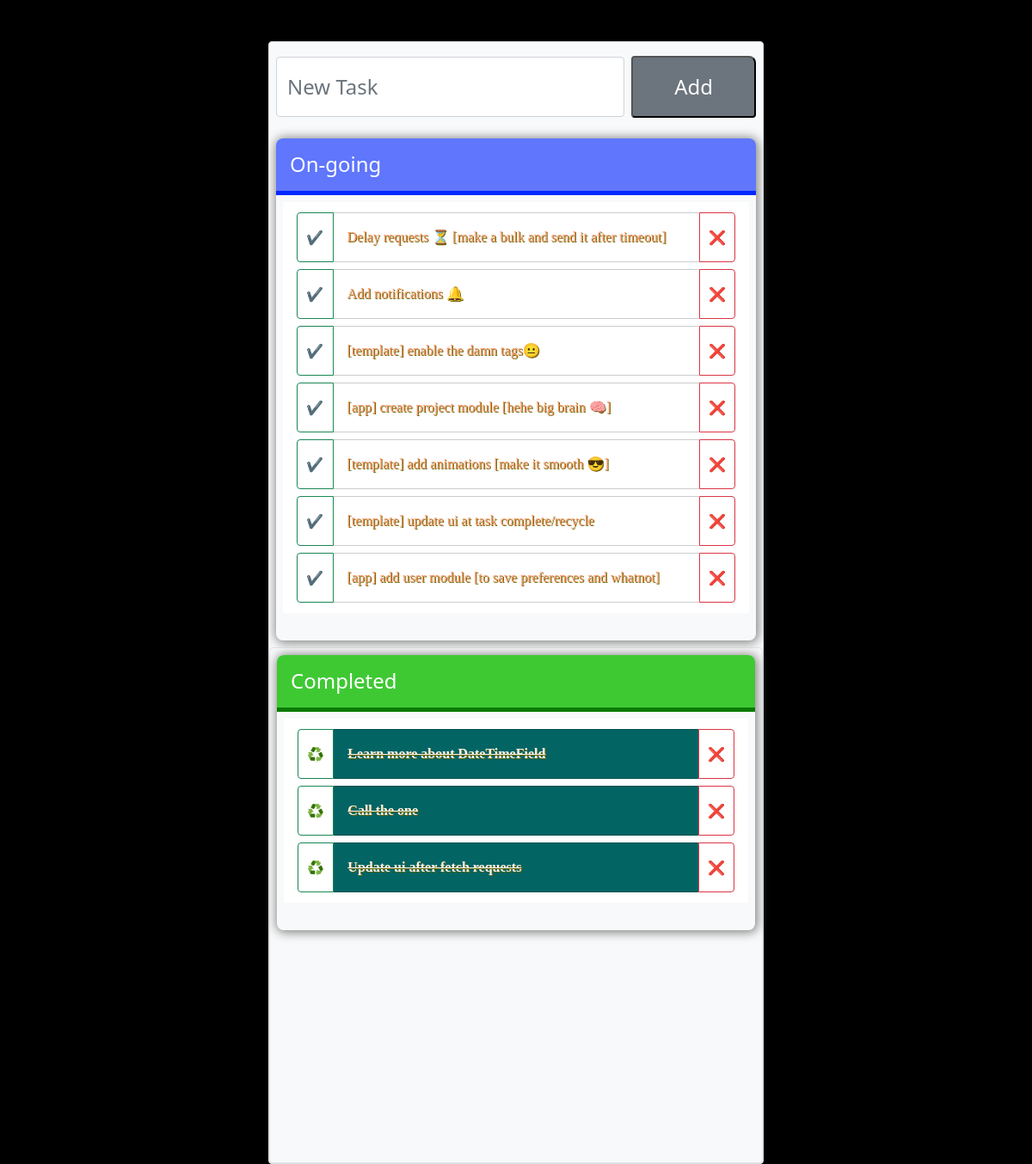
The page / on the database its author committed.
### task_manager/models.py (models this page shows, shortened)
class Task(models.Model):
    text = models.CharField(max_length=200, null=False, blank=False)
    tags = models.ManyToManyField(Tag, blank=True)
    create_date = models.DateField()
    last_update = models.DateField()
    completed = models.BooleanField(default=False)

### task_manager/views.py (the view)
# urls.py: path('', views.index, name='index'),
@ensure_csrf_cookie
@require_http_methods(["GET","POST"])
def index(request):
    try:
        tasks = Task.objects.order_by('last_update')
    except(Task.DoesNotExist):
        tasks = []
    return render(request, 'index.html', {'tasks': tasks})

### task_manager/templates/index.html (shortened to what this page needs)
{% load static %}
<!DOCTYPE html>
<html lang="en">
<head>
    <link rel="stylesheet" type="text/css" href="{% static 'css/bootstrap.min.css' %}">
    <link rel="stylesheet" type="text/css" href="{% static 'css/custom.css' %}">
</head>
<body class="">
    <div class="container vh-100 w-50 py-5">
        <div class="border rounded-top rounded text-light bg-light" id="app">
            {% if tasks %}
            <div class="form d-flex justify-content-between align-items-center p-2">
                <input type="text" name="task_text" placeholder="New Task" id="" class="form-control fs-4 py-3 my-2">
                <input type="button" value="Add" id="add_btn" class="form-control-s fs-4 text-white bg-secondary rounded py-3 px-5 ms-2 my-2">
            </div>
            <div class="task-container m-2 pb-3">
                <div class="task-container-header header-ongoing ps-3 d-flex justify-content-between align-items-center">
                    <h4 class="m-0 p-0 py-3 text-left">On-going</h4>
                </div>
                <ul id="on_going_task_container" class="task-container-body p-o py-1 m-2 mb-3 list-unstyled bg-white">
                {% for task in tasks %}
                {% if task.completed != True %}
                    <li class="task d-flex justify-content-between align-items-center rounded m-3 my-2 d-flex">
                        <span class="complete-btn d-block border border-success text-center m-0 py-3 px-2 col-1">✔</span>
                        <a href="http://" class="task-text  d-block text-black text-decoration-none p-3 col-10" id="{{ task.id }}">{{ task.text }}</a>
                        <span class="delete-btn d-block border border-danger text-center m-0 py-3 px-2 col-1">❌</span>
                    </li>
                {% endif %}
                {% endfor %}
                </ul>
            {% else %}
                <h3>You're a Champ !</h3>
                <h4>No Task in hand</h4>
            </div>
            {% endif %}
        </div>
        <div class="border rounded-top rounded text-light bg-light" id="app">
            {% if tasks %}
            <div class="task-container m-2 pb-3">
                <div class="task-container-header header-completed  ps-3 d-flex justify-content-between align-items-center">
                    <h4 class="m-0 p-0 py-3 text-left">Completed</h4>
                </div>
                <ul id="completed_task_container" class="task-container-body p-o py-1 m-2 mb-3 list-unstyled bg-white">
                {% for task in tasks %}
                {% if task.completed %}
                    <li class="task d-flex justify-content-between align-items-center rounded m-3 my-2 d-flex">
                        <span class="complete-btn d-block border border-success text-center m-0 py-3 px-2 col-1">♻</span>
                        <a href="http://" class="task-text task-text-complete text-decoration-line-through d-block text-black text-decoration-none p-3 col-10" id="{{ task.id }}">{{ task.text }}</a>
                        <span class="delete-btn d-block border border-danger text-center m-0 py-3 px-2 col-1">❌</span>
                    </li>
                {% endif %}
                {% endfor %}
                </ul>
            {% else %}
                <h3>Go get it Champ!</h3>
            </div>
            {% endif %}
        </div>
    </div>
</body>
</html>

### task_manager/static/css/custom.css (style rules this page uses)
a { color: rgb(0, 0, 0)!important; }
body { background:black url("../assets/background/lemon.jpg") repeat!important; background-size: 350px !important; }
#app { min-height: 600px!important; }
#add_btn { border-top-right-radius: 8px!important; }
.delete-btn { border-top-right-radius: .25rem!important; border-bottom-right-radius: .25rem!important; font: "system-ui"!important; }
.complete-btn { border-top-left-radius: .25rem!important; border-bottom-left-radius: .25rem!important; font: "system-ui"!important; }
.task-container { min-height: 300px!important; border: 1 solid white; border-radius: 8px; box-shadow: 1px 1px 12px 2px rgb(134, 134, 134); }
.task-container-header { border-top-left-radius: 8px!important; border-top-right-radius: 8px!important; color: white; font-weight: bold; }
.header-ongoing { border-bottom:5px solid rgb(0, 40, 255)!important; background-color: rgba(0, 38, 255, 0.616)!important; }
.header-completed { border-bottom:5px solid rgb(10, 122, 0)!important; background-color: rgba(17, 189, 2, 0.8)!important; }
.task-text { border-bottom: 1px solid rgba(0, 0, 0, 0.2); border-top: 1px solid rgba(0, 0, 0, 0.2); font-family: 'Cascadia Code','Amatic SC'; color: rgb(255, 149, 100)!important; text-shadow: 1px 1px rgb(102, 100, 0)!important; }
.task-text-complete { background-color: rgba(3, 100, 100); color: whitesmoke!important; font-weight: bold; }

### rows shown on the page
Task: text "Delay requests ⏳ [make a bulk and send it after timeout]"
Task: text "Add notifications 🔔"
Task: text "[template] enable the damn tags😐"
Task: text "[app] create project module [hehe big brain 🧠]"
Task: text "[template] add animations [make it smooth 😎]"
Task: text "[template] update ui at task complete/recycle"
Task: text "[app] add user module [to save preferences and whatnot]"
Task: text "Learn more about DateTimeField"
Task: text "Call the one"
Task: text "Update ui after fetch requests"
